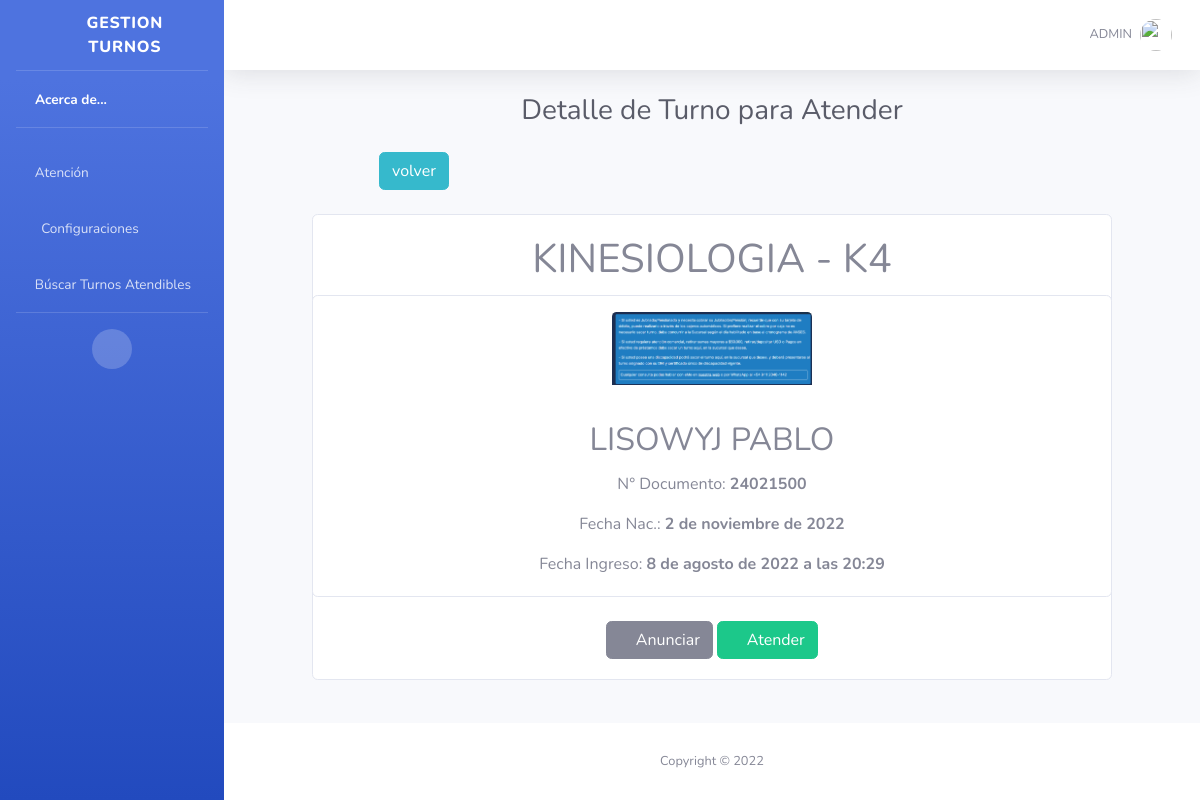
The page /lugardetail/20/ (signed in) on the database its author committed.
### admin_turnos/models.py (models this page shows)
class Ingresos(models.Model):
    class Meta:
        ordering = ["fec_ingreso"]
    id = models.AutoField(primary_key=True)
    id_tramite = models.IntegerField()
    tram_detalle = models.CharField(max_length=50)
    decorador = models.CharField(max_length=1)
    contador = models.IntegerField()
    id_cliente = models.IntegerField()
    fec_ingreso = models.DateTimeField()
    recibido = models.CharField(max_length=1)
    atendido = models.CharField(max_length=1)
    documento = models.CharField(max_length=11)

class Clientes(models.Model):
    id = models.AutoField(primary_key=True)
    apellido = UpperCaseCharField(max_length=50)
    nombres = UpperCaseCharField(max_length=50)
    documento = models.CharField(max_length=11)
    picture = models.ImageField(upload_to="images/",null=True)
    fec_nac = models.DateField(null=True)

### admin_turnos/views.py (the view)
# urls.py: path('lugardetail/<ning>/', views.Lugardetail, name='lugardetail'),
@login_required
def Lugardetail(request, ning):
    ingreso = Ingresos.objects.filter(id=ning)
    cliente = Clientes.objects.filter(documento=ingreso[0].documento)
    apenom = ""
    fec_nac = ""
    picture = ""
    if cliente:
        apenom = cliente[0].apellido+' '+cliente[0].nombres
        fec_nac = cliente[0].fec_nac
        picture = cliente[0].picture
    show = "false"
    return render(request, "admin_turnos/lugares_detail.html", {"show": show, 'ingreso': ingreso[0], 'apenom': apenom, 'fec_nac': fec_nac, 'picture': picture, 'media': settings.MEDIA_URL})

### admin_turnos/templates/admin_turnos/lugares_detail.html (shortened to what this page needs)
{% extends "base.html" %}
{% block cuerpo %}
<div class="d-sm-flex align-items-center justify-content-center mb-4">
    <h1 class="h3 mb-0 text-gray-800">Detalle de Turno para Atender</h1>
</div>
{% load static %}
<div class="row align-items-center justify-content-center ">
    <div class="container w-75">
        <a class="btn btn-info mb-4" href="{% url 'lugares' %}">volver</a>
    </div>
    <br />
    <div class="card align-items-center  justify-content-center " style="width: 50rem;">
        <div class="card-body">
            <center>
                <h1 class="card-title text-uppercase">{{ingreso.tram_detalle}} -
                    {{ingreso.decorador}}{{ingreso.contador}}</h1>
                {% if apenom %}
                    <div class="card align-items-center  justify-content-center " style="width: 50rem;">
                        {% if picture %}
                            <img src="{{ media }}{{picture}}" class="card-img-top w-25 m-3">
                        {% else %}
                            <img src="{% static 'img/client.png'%}" class="card-img-top m-3" style="width:50px;">
                        {% endif %}
                        <div class="card-body">
                            <center>
                                <h2 class="card-title text-uppercase">{{apenom}}</h2>
                                <p class="card-text ">N° Documento: <b>{{ingreso.documento}}</b></p>
                                <p class="card-text">Fecha Nac.: <b>{{fec_nac}}</b></p>
                                <p class="card-text">Fecha Ingreso: <b>{{ingreso.fec_ingreso}}</b></p>
                            </center>
                        </div>
                    </div>
                {% endif %}
                <br />
                <a class="btn btn-secondary" type="button"
                    href="{% url 'lugaranun' ingreso.id ingreso.decorador ingreso.contador ingreso.id_tramite %}">
                    <i class="fa fa-desktop"></i> Anunciar
                </a>
                <a class="btn btn-success" type="button" href="{% url 'turnofinal' ingreso.id %}">
                    <i class="fa fa-check"></i> Atender
                </a>
            </center>
        </div>
    </div>
</div>
{% endblock %}

### templates/base.html (shortened to what this page needs)
<!DOCTYPE html>
<html lang="en">
<head>
    {% load static %}
    <link href="{% static 'vendor/fontawesome-free/css/all.min.css'%}" rel="stylesheet" />
    <link href="{% static 'css/sb-admin-2.min.css'%}" rel="stylesheet" />
</head>
<body id="page-top">
    <div id="wrapper">
        <ul class="navbar-nav bg-gradient-primary sidebar sidebar-dark accordion" id="accordionSidebar">
            <a class="sidebar-brand d-flex align-items-center justify-content-center" href="{% url 'main' %}">
                <div class="sidebar-brand-icon rotate-n-15">
                    <i class="fa fa-building"></i>
                </div>
                <div class="sidebar-brand-text mx-3">Gestion turnos</div>
            </a>
            <hr class="sidebar-divider my-0">
            <li class="nav-item active">
                <a class="nav-link" href="{% url 'about' %}">
                    <i class='fa fa-users'></i>
                    <span>Acerca de...</span></a>
            </li>
            <hr class="sidebar-divider">
            {% if user.id %}
                <li class="nav-item">
                    <a class="nav-link collapsed" href="#" data-toggle="collapse" data-target="#atencion"
                        aria-expanded="true" aria-controls="atencion">
                        <i class='fas fa-laptop-medical'></i>
                        <span>Atención</span>
                    </a>
                </li>
                <li class="nav-item">
                    <a class="nav-link collapsed" href="#" data-toggle="collapse" data-target="#config" aria-expanded="true"
                        aria-controls="config">
                        <i class="fas fa-fw fa-cog"></i>
                        <span>Configuraciones</span>
                    </a>
                </li>
                <li class="nav-item">
                    <a class="nav-link" href="{% url 'finder' %}">
                        <i class='fa fa-search'></i>
                        <span>Búscar Turnos Atendibles</span></a>
                </li>
                <hr class="sidebar-divider d-none d-md-block">
            {% endif %}
            <div class="text-center d-none d-md-inline">
                <button class="rounded-circle border-0" id="sidebarToggle"></button>
            </div>
        </ul>
        <div id="content-wrapper" class="d-flex flex-column">
            <div id="content">
                <nav class="navbar navbar-expand navbar-light bg-white topbar mb-4 static-top shadow">
                    <ul class="navbar-nav ml-auto">
                        {% if request.user.id %}
                            <li class="nav-item dropdown no-arrow">
                                <a class="nav-link dropdown-toggle" href="#" id="userDropdown" role="button" data-toggle="dropdown"
                                    aria-haspopup="true" aria-expanded="false">
                                    {% if request.user.first_name and request.user.last_name %}
                                        <span class="mr-2 d-none d-lg-inline text-gray-600 small text-uppercase">{{ request.user.first_name }} {{ request.user.last_name }}</span>
                                    {% else %}
                                        <span class="mr-2 d-none d-lg-inline text-gray-600 small text-uppercase">{{ request.user.username }}</span>
                                    {% endif %}
                                    <img class="img-profile rounded-circle" src="{% static 'img/user.png'%}">
                                </a>
                            </li>
                        {% endif %}
                    </ul>
                </nav>
                <div class="container-fluid">
                    {% block cuerpo %}
                    {% endblock %}
                </div>
            </div>
            <footer class="sticky-footer bg-white">
                <div class="container my-auto">
                    <div class="copyright text-center my-auto">
                        <span>Copyright &copy; 2022</span>
                    </div>
                </div>
            </footer>
        </div>
    </div>
    <link rel="stylesheet" href="//code.jquery.com/ui/1.13.2/themes/base/jquery-ui.css">
</body>
</html>

### rows shown on the page
Ingresos: tram_detalle "KINESIOLOGIA", decorador "K", contador "4", documento "24021500", fec_ingreso "8 de agosto de 2022 a las 20:29"
Clientes: picture (picture), fec_nac "2 de noviembre de 2022"

### other values the page prints
{{ request.user.username }} "ADMIN"
{{ apenom }} "LISOWYJ PABLO"
